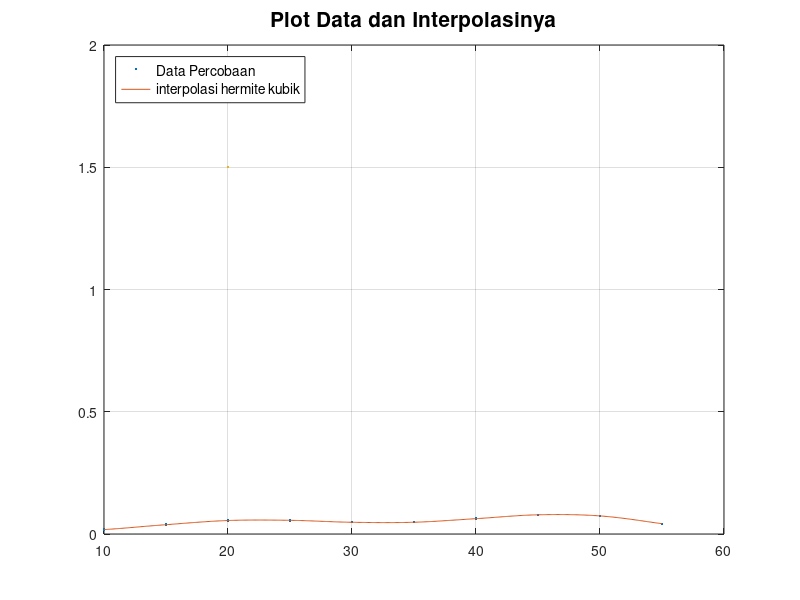

The MATLAB script that drew this image:
clc
clear all

%data percobaan

x0 = load('data_plot_x0.txt');
y0 = load('data_plot_y0.txt');

%data interpolasi hermite kubik
xhk = load('data_plot_xhk.txt');
yhk = load('data_plot_yhk.txt');

plot(x0,y0,'.',xhk,yhk,MarkerSize=20,LineWidth=1.5)
title  ('Plot Data dan Interpolasinya','FontSize',15)
grid on
legend ('Data Percobaan','interpolasi hermite kubik','location','northwest','FontSize',10)